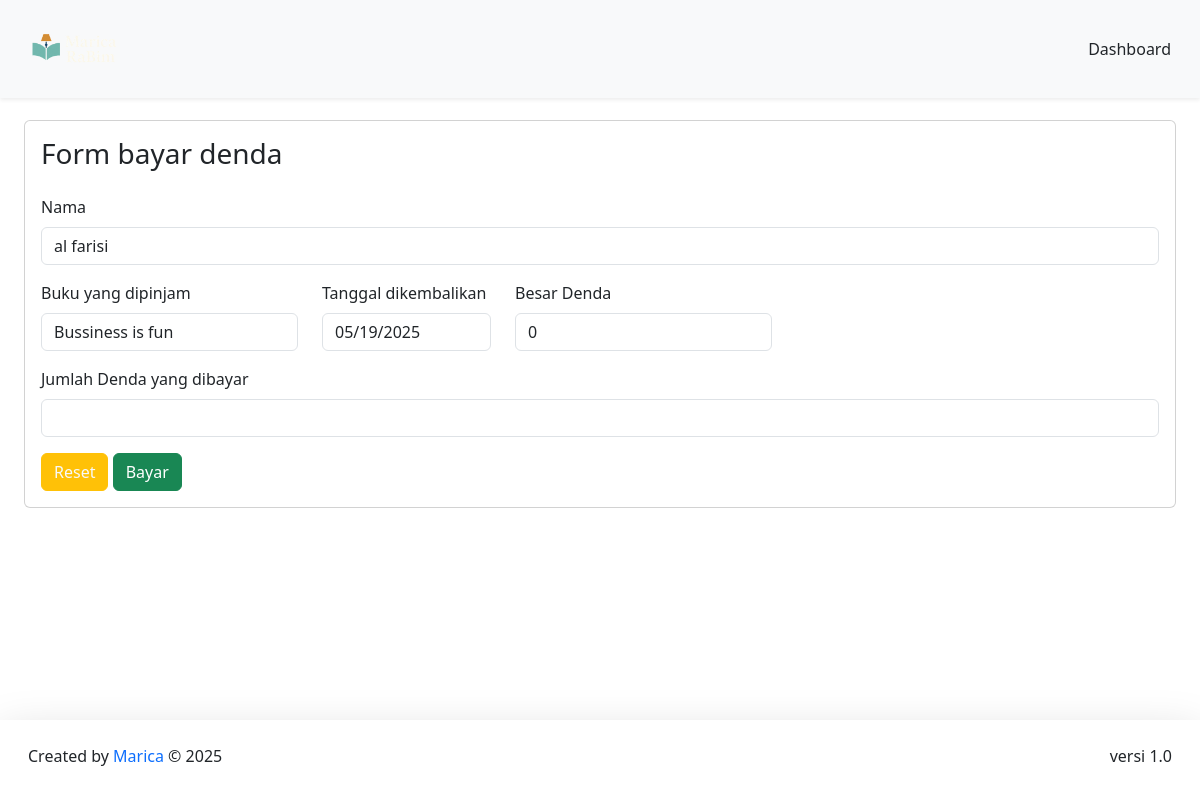
The app's page /Marica/DashboardMember/formPeminjaman/formBayarDenda.php?id=60 (signed in) with its own data.
### tables this page shows
CREATE TABLE `pengembalian` (
  `id_pengembalian` int(11) NOT NULL,
  `id_peminjaman` int(11) NOT NULL,
  `id_buku` varchar(20) NOT NULL,
  `nisn` int(11) NOT NULL,
  `id_admin` int(11) NOT NULL,
  `buku_kembali` date NOT NULL,
  `keterlambatan` enum('YA','TIDAK') NOT NULL,
  `denda` int(15) NOT NULL
);

CREATE TABLE `member` (
  `nisn` int(11) NOT NULL,
  `kode_member` varchar(12) NOT NULL,
  `nama` varchar(255) NOT NULL,
  `password` varchar(255) NOT NULL,
  `jenis_kelamin` varchar(20) NOT NULL,
  `kelas` varchar(5) NOT NULL,
  `jurusan` varchar(50) NOT NULL,
  `no_tlp` varchar(15) NOT NULL,
  `tgl_pendaftaran` date NOT NULL
);

CREATE TABLE `buku` (
  `cover` varchar(255) NOT NULL,
  `id_buku` varchar(20) NOT NULL,
  `kategori` varchar(255) NOT NULL,
  `judul` varchar(255) NOT NULL,
  `pengarang` varchar(255) NOT NULL,
  `penerbit` varchar(255) NOT NULL,
  `tahun_terbit` date NOT NULL,
  `jumlah_halaman` int(11) NOT NULL,
  `buku_deskripsi` text NOT NULL
);

### Marica/config/config.php (called while the page is built, shortened)
<?php
$host = "127.0.0.1";
$username = "root";
$password = "";
$database_name = "perpustakaan";
$connection = mysqli_connect($host, $username, $password, $database_name);
function queryReadData($dataKategori) {
  global $connection;
  $result = mysqli_query($connection, $dataKategori);
  $items = [];
  while($item = mysqli_fetch_assoc($result)) {
    $items[] = $item;
  }
  return $items;
}
?>

### Marica/DashboardMember/formPeminjaman/formBayarDenda.php (the view, shortened to what this page needs)
<?php
require "../../config/config.php";
$dendaSiswa = $_GET["id"];
$query = queryReadData("SELECT pengembalian.id_pengembalian, buku.judul, member.nama, pengembalian.buku_kembali, pengembalian.keterlambatan, pengembalian.denda
FROM pengembalian
INNER JOIN buku ON pengembalian.id_buku = buku.id_buku
INNER JOIN member ON pengembalian.nisn = member.nisn
WHERE pengembalian.id_pengembalian = $dendaSiswa");
?>
<!DOCTYPE html>
  <html lang="en">
  <head>
    <link href="https://cdn.jsdelivr.net/npm/bootstrap@5.3.2/dist/css/bootstrap.min.css" rel="stylesheet">
  </head>
  <body>
    <nav class="navbar fixed-top bg-body-tertiary shadow-sm">
      <div class="container-fluid p-3">
        <a class="navbar-brand" href="#">
          <img src="../../assets/logo.png" alt="logo" width="120px">
        </a>
        <a class="btn btn-tertiary" href="../dashboardMember.php">Dashboard</a>
      </div>
    </nav>
  <div class="p-4 mt-5">
    <div class="mt-5 card p-3 mb-5">
    <form action="" method="post">
    <h3>Form bayar denda</h3>
      <?php foreach ($query as $item) : ?>
      <div class="mt-4 mb-3">
          <label for="exampleFormControlInput1" class="form-label">Nama</label>
          <input type="text" class="form-control" placeholder="Nama siswa" name="nama" id="nama" value="<?= $item["nama"]; ?>" readonly>
          </div>
      <div class="d-flex flex-wrap gap-4">
        <div class="mb-3">
          <label for="exampleFormControlInput1" class="form-label">Buku yang dipinjam</label>
          <input type="text" class="form-control" placeholder="Judul Buku" name="judul" id="judul" value="<?= $item["judul"]; ?>" readonly>
          </div>
        <div class="mb-3">
          <label for="exampleFormControlInput1" class="form-label">Tanggal dikembalikan</label>
          <input type="date" class="form-control" name="buku_kembali" id="buku_kembali" value="<?= $item["buku_kembali"]; ?>" readonly>
          </div>
        <div class="mb-3">
          <label for="exampleFormControlInput1" class="form-label">Besar Denda</label>
          <input type="number" class="form-control" name="denda" id="denda" value="<?= $item["denda"]; ?>" readonly>
          </div>
      </div>
      <?php endforeach; ?>
      <div class="mb-3">
          <label for="exampleFormControlInput1" class="form-label">Jumlah Denda yang dibayar</label>
          <input type="number" class="form-control" name="bayarDenda" id="bayarDenda" required>
      </div>
      <button type="reset" class="btn btn-warning text-light">Reset</button>
      <button type="submit" class="btn btn-success" name="bayar">Bayar</button>
    </form>
    </div>
    </div>
    <footer class="fixed-bottom mt-5 shadow-lg bg-subtle p-3">
      <div class="container-fluid d-flex justify-content-between">
      <p class="mt-2">Created by <span class="text-primary"> Marica</span> © 2025</p>
      <p class="mt-2">versi 1.0</p>
      </div>
  </footer>
  </body>
</html>

### records on screen
pengembalian: nama "al farisi", judul "Bussiness is fun", buku_kembali "05/19/2025", denda "0"
